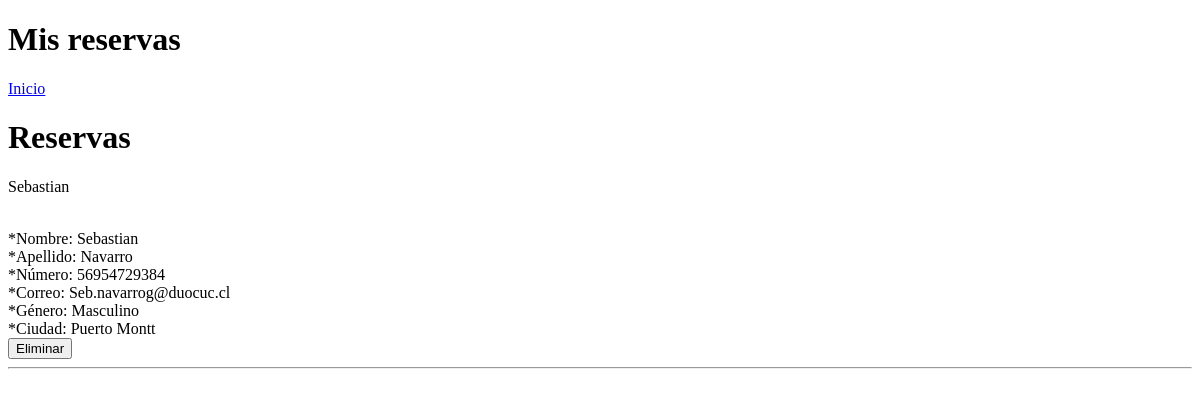
The app's page /Mis_reservas/ (signed in), older data.
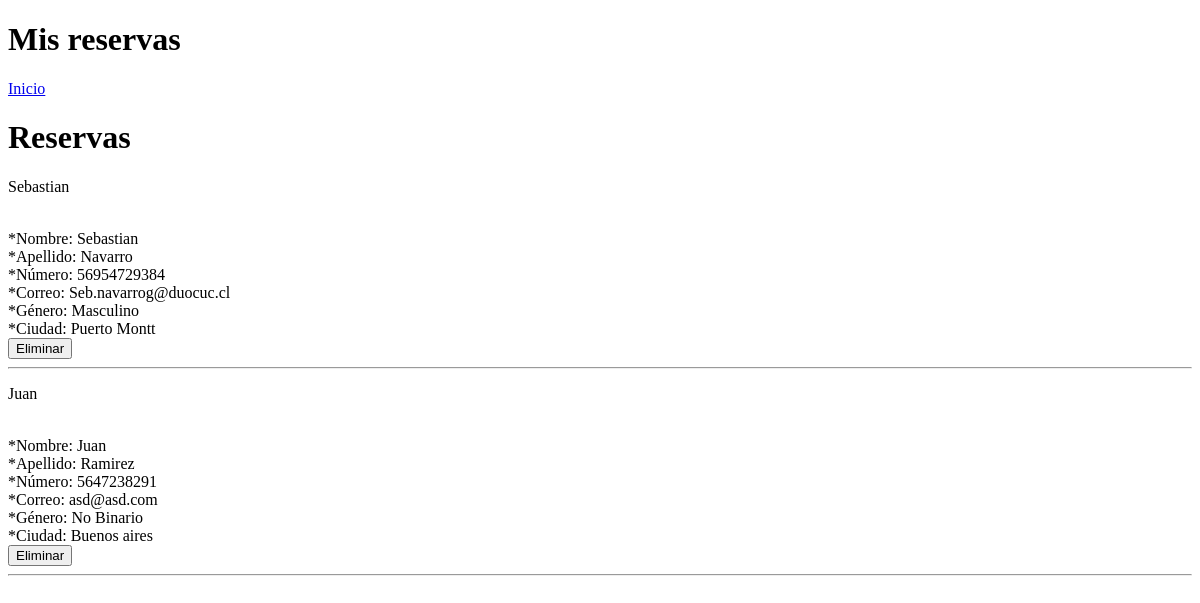
The same page, newer data.
### encuentroVerde/models.py (models this page shows, shortened)
class Formulario(models.Model):
    nombre_cliente  = models.CharField(max_length=20)
    apellido_cliente = models.CharField(max_length=20)
    numero_cliente = models.CharField(max_length=20)
    correo_cliente = models.CharField(max_length=20)
    id_genero          = models.ForeignKey('Genero',on_delete=models.CASCADE, db_column='idgenero')
    ciudad_cliente = models.CharField(max_length=20)
    def __str__(self):
        return str(self.nombre_cliente)

class Genero(models.Model):
    id_genero  = models.AutoField(db_column='idgenero', primary_key=True)
    genero     = models.CharField(max_length=20, blank=False, null=False)

### encuentroVerde/views.py (the view)
# urls.py: path('Mis_reservas/',mis_reservas),
@login_required
def mis_reservas(request):
    formularios = Formulario.objects.all()
    for formulario in formularios:
        print("Formulario:", formulario.nombre_cliente, formulario.apellido_cliente, formulario.correo_cliente, formulario.id_genero.genero, formulario.ciudad_cliente)  # Depuración
    context = {'formulario': formularios}
    return render(request, 'Mis_reservas.html', context)

### encuentroVerde/templates/Mis_reservas.html (shortened to what this page needs)
<!DOCTYPE html>
<html lang="en">
<head>
</head>
<body>
    <h1>Mis reservas</h1>
    <a class="nav-link active" aria-current="page" href="../">Inicio</a>
    <h1>Reservas</h1>
    {% if formulario %}
        {% for f in formulario %}
            <p>{{ f }}</p>
            <br>*Nombre: {{ f.nombre_cliente }}<br>
            *Apellido: {{ f.apellido_cliente }}<br>
            *Número: {{ f.numero_cliente }}<br>
            *Correo: {{ f.correo_cliente }}<br>
            *Género: {{ f.id_genero.genero }}<br>
            *Ciudad: {{ f.ciudad_cliente }}<br>
            <form action="{% url 'eliminar_reserva' f.id %}" method="post" style="display:inline;">
                <button type="submit" onclick="return confirm('¿Estás seguro de que quieres eliminar esta reserva?');">Eliminar</button>
            </form>
            <hr>
        {% endfor %}
    {% else %}
        <p>No hay reservas disponibles.</p>
    {% endif %}
</body>
</html>

Row changes from the older to the newer data that the page shows:
added Formulario: nombre_cliente "Juan", apellido_cliente "Ramirez", numero_cliente "5647238291", correo_cliente "asd@asd.com", id_genero.genero "No Binario", ciudad_cliente "Buenos aires"
